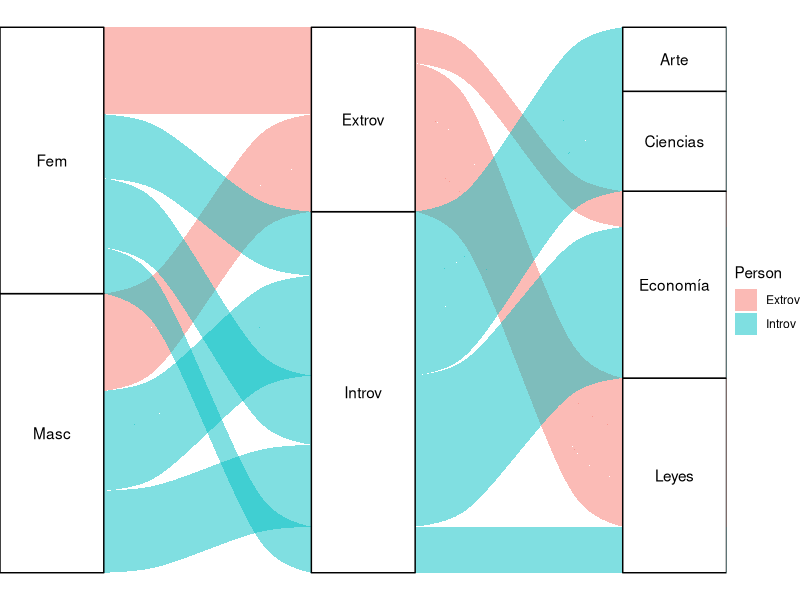

Here is the R script that generated this plot:
##############  PAQUETES  ############## 
#install.packages("readxl")
#install.packages("ggplot2") 
library(ggplot2) 
#install.packages("ggalluvial") #Stankey


setwd("C:/Users/caroh/Documents/RStudio/Clases/Clase 3") #Definición de directorio de trabajo

base <- readxl::read_excel("Base_Taller3.xlsx", sheet = "Parte7") #Importar y definir base de datos
attach(base) #para reconocer por el nombre las columanas importadas


##############  DIAGRAMA DE STANKEY  ##############
library(ggalluvial)
ggplot(base,aes(axis1 = Sexo, axis2 = Person, axis3 = Area, y = frec)) +
  geom_alluvium(aes(fill = Person)) +
  geom_stratum() +
  geom_text(stat = "stratum",
            aes(label = after_stat(stratum))) +
  scale_x_discrete(limits = c("Encuesta", "Respuesta"),
                   expand = c(0.10, 0.05)) +
  theme_void()

